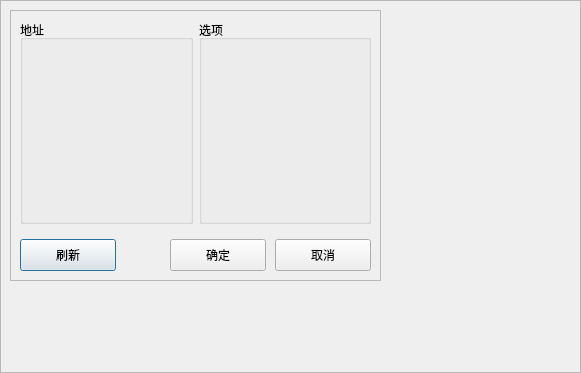
<?xml version="1.0" encoding="UTF-8"?>
<ui version="4.0">
 <class>SmartWalletForm</class>
 <widget class="QDialog" name="SmartWalletForm">
  <property name="geometry">
   <rect>
    <x>0</x>
    <y>0</y>
    <width>581</width>
    <height>373</height>
   </rect>
  </property>
  <property name="windowTitle">
   <string>Dialog</string>
  </property>
  <layout class="QVBoxLayout" name="verticalLayout">
   <property name="spacing">
    <number>0</number>
   </property>
   <property name="leftMargin">
    <number>0</number>
   </property>
   <property name="topMargin">
    <number>0</number>
   </property>
   <property name="rightMargin">
    <number>0</number>
   </property>
   <property name="bottomMargin">
    <number>0</number>
   </property>
   <item>
    <widget class="QFrame" name="frameMain">
     <property name="frameShape">
      <enum>QFrame::StyledPanel</enum>
     </property>
     <widget class="QFrame" name="frameContent">
      <property name="geometry">
       <rect>
        <x>10</x>
        <y>10</y>
        <width>371</width>
        <height>271</height>
       </rect>
      </property>
      <property name="frameShape">
       <enum>QFrame::StyledPanel</enum>
      </property>
      <layout class="QVBoxLayout" name="verticalLayout_2">
       <item>
        <layout class="QHBoxLayout" name="horizontalLayout_2">
         <item>
          <widget class="QGroupBox" name="groupBox">
           <property name="sizePolicy">
            <sizepolicy hsizetype="Preferred" vsizetype="Expanding">
             <horstretch>0</horstretch>
             <verstretch>0</verstretch>
            </sizepolicy>
           </property>
           <property name="title">
            <string>地址</string>
           </property>
          </widget>
         </item>
         <item>
          <widget class="QGroupBox" name="groupBoxOptions">
           <property name="title">
            <string>选项</string>
           </property>
          </widget>
         </item>
        </layout>
       </item>
       <item>
        <layout class="QHBoxLayout" name="horizontalLayout">
         <property name="spacing">
          <number>9</number>
         </property>
         <property name="topMargin">
          <number>9</number>
         </property>
         <item>
          <widget class="QPushButton" name="ButtonRefresh">
           <property name="sizePolicy">
            <sizepolicy hsizetype="Fixed" vsizetype="Fixed">
             <horstretch>0</horstretch>
             <verstretch>0</verstretch>
            </sizepolicy>
           </property>
           <property name="minimumSize">
            <size>
             <width>96</width>
             <height>32</height>
            </size>
           </property>
           <property name="maximumSize">
            <size>
             <width>96</width>
             <height>32</height>
            </size>
           </property>
           <property name="text">
            <string>刷新</string>
           </property>
          </widget>
         </item>
         <item>
          <spacer name="horizontalSpacer">
           <property name="orientation">
            <enum>Qt::Horizontal</enum>
           </property>
           <property name="sizeHint" stdset="0">
            <size>
             <width>40</width>
             <height>20</height>
            </size>
           </property>
          </spacer>
         </item>
         <item>
          <widget class="QPushButton" name="ButtonOK">
           <property name="sizePolicy">
            <sizepolicy hsizetype="Fixed" vsizetype="Fixed">
             <horstretch>0</horstretch>
             <verstretch>0</verstretch>
            </sizepolicy>
           </property>
           <property name="minimumSize">
            <size>
             <width>96</width>
             <height>32</height>
            </size>
           </property>
           <property name="maximumSize">
            <size>
             <width>96</width>
             <height>32</height>
            </size>
           </property>
           <property name="text">
            <string>确定</string>
           </property>
          </widget>
         </item>
         <item>
          <widget class="QPushButton" name="ButtonCancel">
           <property name="sizePolicy">
            <sizepolicy hsizetype="Fixed" vsizetype="Fixed">
             <horstretch>0</horstretch>
             <verstretch>0</verstretch>
            </sizepolicy>
           </property>
           <property name="minimumSize">
            <size>
             <width>96</width>
             <height>32</height>
            </size>
           </property>
           <property name="maximumSize">
            <size>
             <width>96</width>
             <height>32</height>
            </size>
           </property>
           <property name="text">
            <string>取消</string>
           </property>
          </widget>
         </item>
        </layout>
       </item>
      </layout>
     </widget>
    </widget>
   </item>
  </layout>
 </widget>
 <resources/>
 <connections/>
</ui>
